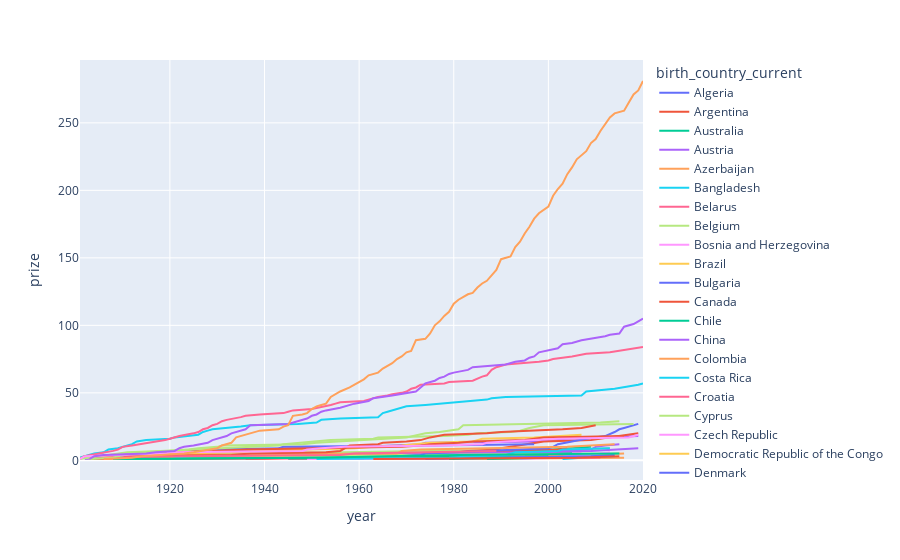

This figure's notebook cell:
### Code cell
px.line(cumulative_prizes, x="year", y="prize", color="birth_country_current", hover_name="birth_country_current")
